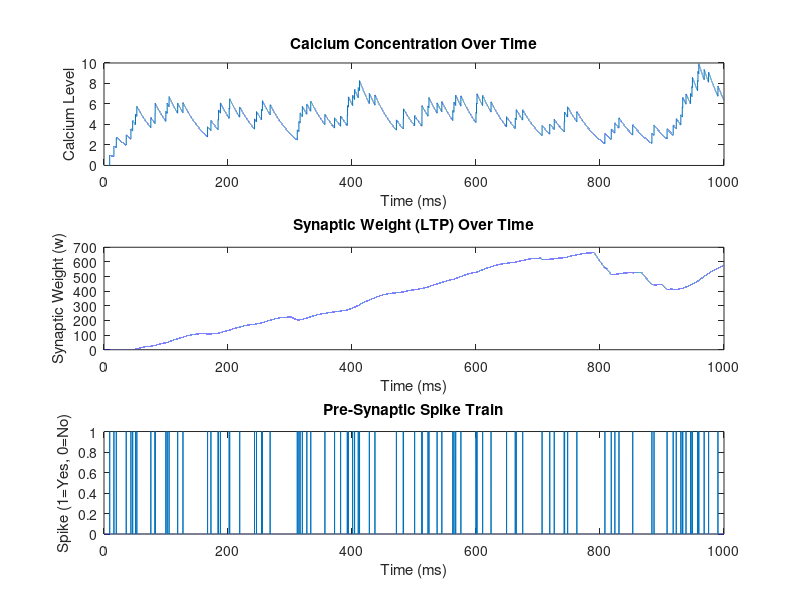

Here is the MATLAB script that generated this plot:
% LTP Simulation Parameters
dt = 0.01;                  % Time step (ms)
T = 1000;                   % Total simulation time (ms)
time = 0:dt:T;              % Time vector
firing_rate = 100;          % Firing rate of pre-synaptic neuron (Hz)
n_spikes = round(firing_rate * (T / 1000));  % Total spikes based on firing rate
spike_times = sort(randi(length(time), 1, n_spikes));  % Random spike times

% Calcium and Synaptic Weight Parameters
Ca = zeros(1, length(time));    % Calcium concentration
tau_Ca = 50;                    % Decay constant for calcium concentration (ms)
Ca_increment = 1;               % Calcium increase per spike
threshold_Ca = 3;             % Threshold calcium level for potentiation
tau_LTP = 100;                  % Time constant for synaptic weight decay (ms)
w = zeros(1, length(time));     % Synaptic weight over time
w(1) = 0.5;                     % Initial synaptic weight
alpha_LTP = 0.005;              % Learning rate for LTP (rate of synaptic weight increase)

% Simulation Loop
for t = 2:length(time)
    % Check if there's a spike at the current time
    if ismember(t, spike_times)
        % Increase calcium concentration with each spike
        Ca(t) = Ca(t-1) + Ca_increment;
    else
        % Decay calcium concentration over time
        Ca(t) = Ca(t-1) * exp(-dt / tau_Ca);
    end
    
    % Update synaptic weight based on calcium level
    if Ca(t) >= threshold_Ca
        % Increase synaptic weight for LTP
        dw = alpha_LTP * (Ca(t) - threshold_Ca);
        w(t) = w(t-1) + dw;
    else
        % Decay synaptic weight in absence of sufficient calcium
        w(t) = w(t-1) * exp(-dt / tau_LTP);
    end
end

% Plotting Results
figure;
subplot(3, 1, 1);
plot(time, Ca);
title('Calcium Concentration Over Time');
xlabel('Time (ms)');
ylabel('Calcium Level');

subplot(3, 1, 2);
plot(time, w);
title('Synaptic Weight (LTP) Over Time');
xlabel('Time (ms)');
ylabel('Synaptic Weight (w)');

subplot(3, 1, 3);
plot(time, ismember(1:length(time), spike_times));
title('Pre-Synaptic Spike Train');
xlabel('Time (ms)');
ylabel('Spike (1=Yes, 0=No)');
